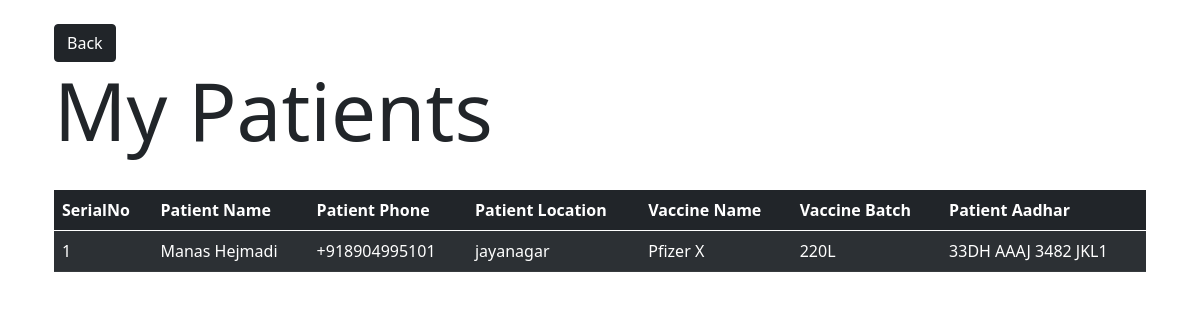
/doctor/mypatients (signed in), run on an earlier commit of the app's database.
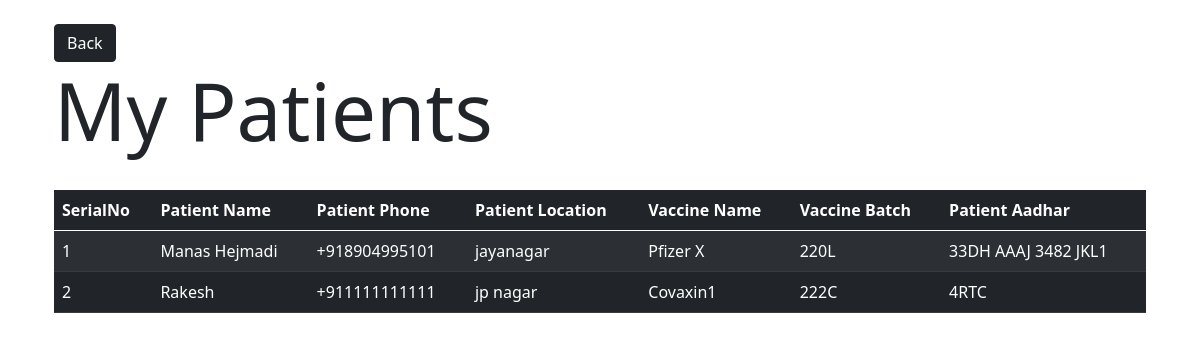
And on a later commit of the database.
### CovaxinatorAPI/models.py (models this page shows, shortened)
class Patient(db.Model):
	id = db.Column(db.Integer, primary_key=True)
	name = db.Column(db.String)
	phone = db.Column(db.String) #also used as username
	password = db.Column(db.String) #also used as password
	location = db.relationship('Location', secondary=patient_location_association, backref=db.backref('patients', lazy='dynamic'))
	aadhar = db.Column(db.String)
	address = db.Column(db.String)
	is_alive = db.Column(db.String)
	is_vaccinated = db.Column(db.Boolean, default=False)
	doctor_id = db.Column(db.Integer, db.ForeignKey('doctor.id'))
	vaccine_batch_id = db.Column(db.Integer, db.ForeignKey('vaccine_batch.id'))
	side_effects = db.relationship('SideEffects', backref='patient')
	followup_chat_id = db.Column(db.Integer, db.ForeignKey('follow_up_chat_data.id'))

class Location(db.Model):
	id = db.Column(db.Integer, primary_key=True)
	name = db.Column(db.String)

class VaccineBatch(db.Model):
	id = db.Column(db.Integer, primary_key=True)
	vaccine_name = db.Column(db.String)
	batch_id = db.Column(db.String)
	doctor_id = db.Column(db.Integer, db.ForeignKey('doctor.id'))
	patients = db.relationship('Patient', backref='vaccine_batch')
	vaccine_count = db.Column(db.Integer)

### CovaxinatorAPI/doctor/routes.py (the view)
@doctor.route('/mypatients')
def get_my_patients():
	doc_id = session.get('logged_in_doctor')
	if(not doc_id): return redirect(url_for('doctor.doctor_login'))
	doctor = Doctor.query.filter_by(id=doc_id).first()
	patients = doctor.patients
	return render_template('doctor/mypatients.html', title="Fatalities", patients=patients)

### CovaxinatorAPI/templates/doctor/mypatients.html
{% extends 'layout.html' %}
{% block content %}
<div class="container p-4">
<button class="btn btn-dark" onclick="window.history.back()"> Back </button>
<h1 class="display-1">My Patients</h1>
<br>
<table class="table table-striped table-dark" id="tbl">
		<thead>
			<tr>
			<th scope="col">SerialNo</th>
			<th scope="col">Patient Name</th>
			<th scope="col">Patient Phone</th>
			<th scope="col">Patient Location</th>
			<th scope="col">Vaccine Name</th>
			<th scope="col">Vaccine Batch</th>
			<th scope="col">Patient Aadhar</th>
			</tr>
		</thead>
		<tbody id='tbl'>
			{% for e in patients %}
			<tr data-phone="{{e.name}}">
			<td>{{loop.index}}</td>
				<td>{{e.name}}</td>
				<td>{{e.phone}}</td>
				<td>{{e.location[0].name}}</td>
				<td>{{e.vaccine_batch.vaccine_name}}</td>
				<td>{{e.vaccine_batch.batch_id}}</td>
				<td>{{e.aadhar}}</td>
			</tr>
			{% endfor %}
		</tbody>
	</table>
</div>
{% endblock content %}

### CovaxinatorAPI/templates/layout.html (shortened to what this page needs)
<!doctype html>
<html lang="en">
  <head>
    <link href="https://cdn.jsdelivr.net/npm/bootstrap@5.0.0-beta1/dist/css/bootstrap.min.css" rel="stylesheet">
	<link rel="stylesheet" href="{{url_for('static', filename='main.css')}}">
  </head>
  <body>
    {% block content %}
	{% endblock content %}
  </body>
</html>

What changed in the data, as far as the page shows it:
added Patient: name "Rakesh", phone "+911111111111", name "jp nagar", vaccine_batch.vaccine_name "Covaxin1", vaccine_batch.batch_id "222C", aadhar "4RTC"
